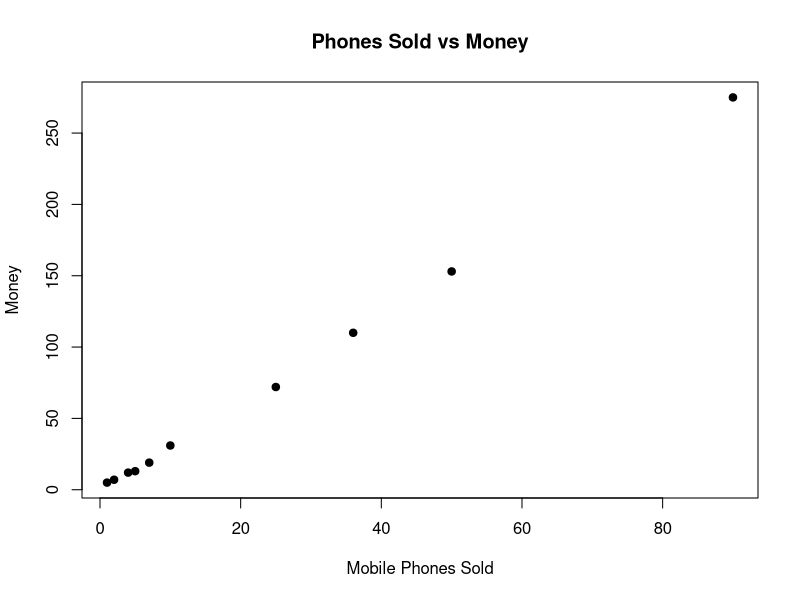

Write the R code that produced this figure.
x <- c(4,1,5,7,10,2,50,25,90,36)
y <- c(12,5,13,19,31,7,153,72,275,110)

plot(x, y, main="Phones Sold vs Money",
     xlab="Mobile Phones Sold", ylab="Money",
     pch=19)
